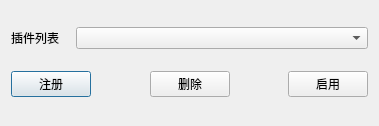
<?xml version="1.0" encoding="UTF-8"?>
<ui version="4.0">
 <class>Dialog</class>
 <widget class="QDialog" name="Dialog">
  <property name="geometry">
   <rect>
    <x>0</x>
    <y>0</y>
    <width>379</width>
    <height>126</height>
   </rect>
  </property>
  <property name="windowTitle">
   <string>Dialog</string>
  </property>
  <layout class="QVBoxLayout" name="verticalLayout" stretch="5,1">
   <item>
    <layout class="QHBoxLayout" name="horizontalLayout" stretch="1,5">
     <item>
      <widget class="QLabel" name="label">
       <property name="text">
        <string>插件列表</string>
       </property>
      </widget>
     </item>
     <item>
      <widget class="QComboBox" name="comboBox"/>
     </item>
    </layout>
   </item>
   <item>
    <layout class="QHBoxLayout" name="horizontalLayout_3">
     <item>
      <widget class="QPushButton" name="btnAdd">
       <property name="text">
        <string>注册</string>
       </property>
      </widget>
     </item>
     <item>
      <spacer name="horizontalSpacer">
       <property name="orientation">
        <enum>Qt::Horizontal</enum>
       </property>
       <property name="sizeHint" stdset="0">
        <size>
         <width>40</width>
         <height>20</height>
        </size>
       </property>
      </spacer>
     </item>
     <item>
      <widget class="QPushButton" name="btnDelete">
       <property name="text">
        <string>删除</string>
       </property>
      </widget>
     </item>
     <item>
      <spacer name="horizontalSpacer_2">
       <property name="orientation">
        <enum>Qt::Horizontal</enum>
       </property>
       <property name="sizeHint" stdset="0">
        <size>
         <width>40</width>
         <height>20</height>
        </size>
       </property>
      </spacer>
     </item>
     <item>
      <widget class="QPushButton" name="btnStart">
       <property name="text">
        <string>启用</string>
       </property>
      </widget>
     </item>
    </layout>
   </item>
  </layout>
  <action name="actionUse">
   <property name="text">
    <string>调用插件</string>
   </property>
  </action>
 </widget>
 <resources/>
 <connections/>
</ui>
